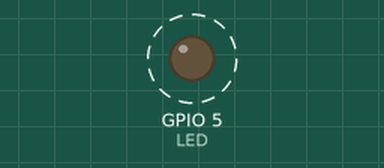
Bench run of a program on a simulated ESP32. Shown: output pins drawn as LEDs (lit = HIGH). Dashed ring = blinking.

Above: at 0.5 s.
Timing chart, 0 to 4.6 s (numbered marks = the images above):
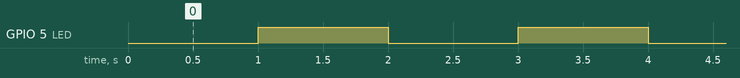

Measured:
- by itself, GPIO 5 (LED): alternates HIGH for 1.0 s and LOW for 1.0 s

The program:

main.cpp
```cpp
// Abdullah
// 23-NTU-CS-1005

//  This code sets up an ESP32 hardware timer to
//  toggle an LED every 1 second using an interrupt.

#include <Arduino.h>

#define LED 5

hw_timer_t *My_timer = NULL;

void ARDUINO_ISR_ATTR onTimer() {           // ARDUINO_ISR_ATTR == IRAM_ATTR
  digitalWrite(LED, !digitalRead(LED));     // safe in ISR on ESP32
}

void setup() {
  pinMode(LED, OUTPUT);

  // 1 MHz timer tick (1 tick = 1 µs)
  My_timer = timerBegin(1000000);

  // attach ISR (new signature: no edge/level arg)
  timerAttachInterrupt(My_timer, &onTimer);

  // call ISR every 1,000,000 µs; autoreload=true; unlimited reloads (0)
  timerAlarm(My_timer, 1000000, true, 0);
}

void loop()
{

}
```
